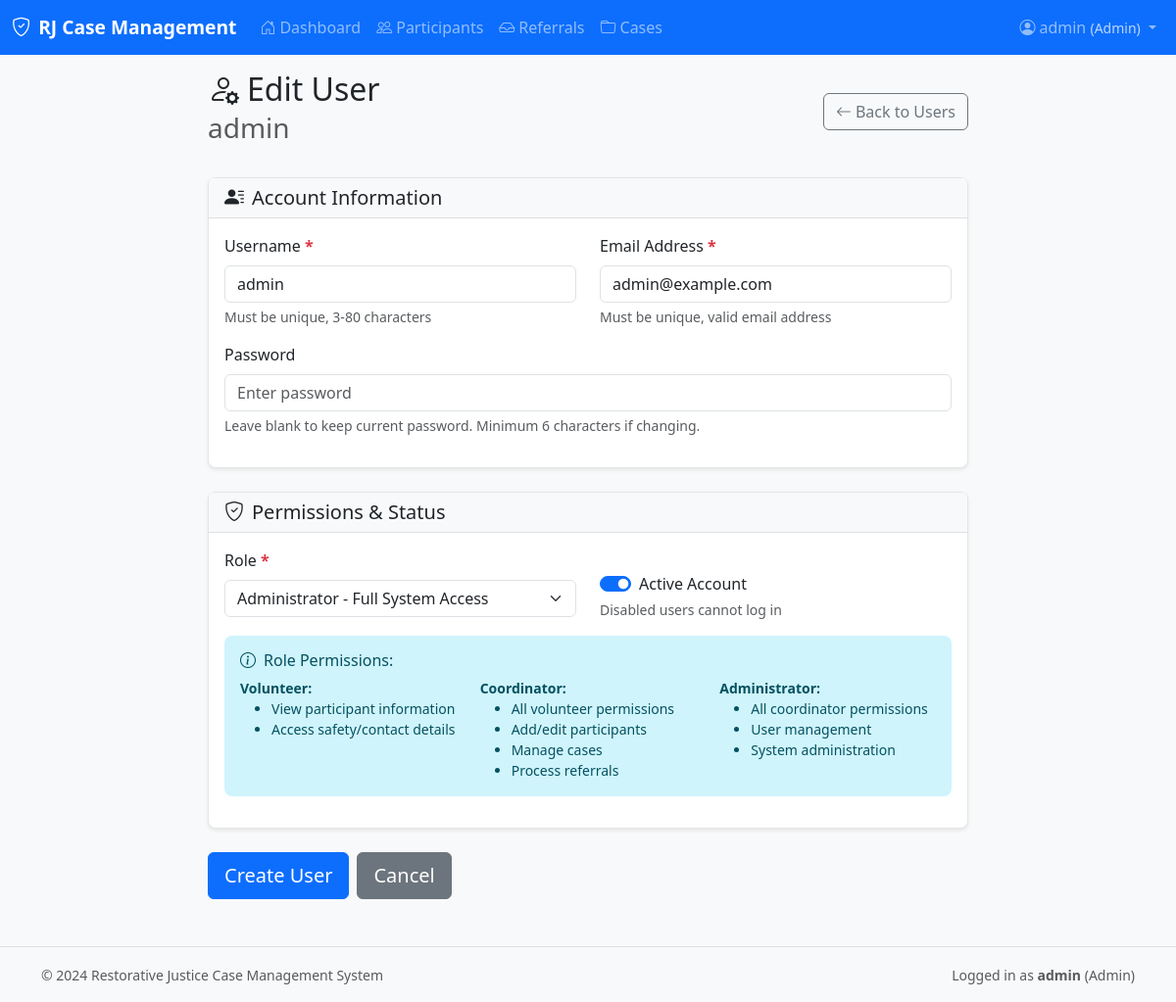
/user/1/edit (signed in), run on the app's committed database.
### models.py (models this page shows, shortened)
class User(UserMixin, db.Model):
    __tablename__ = 'users'
    id = db.Column(db.Integer, primary_key=True)
    username = db.Column(db.String(80), unique=True, nullable=False)
    email = db.Column(db.String(120), unique=True, nullable=False)
    password_hash = db.Column(db.String(255), nullable=False)
    role = db.Column(db.String(20), default='volunteer')  # volunteer, coordinator, admin
    created_at = db.Column(db.DateTime, default=datetime.utcnow)
    is_active = db.Column(db.Boolean, default=True)
    processed_referrals = db.relationship('Referral', backref='processor', lazy=True, foreign_keys='Referral.processed_by')
    @property
    def role_display(self):
        return self.role.title()

### app.py (the view, shortened to what this page needs)
@app.route('/user/<int:id>/edit', methods=['GET', 'POST'])
@login_required
@require_permission('admin')
def edit_user(id):
    user = User.query.get_or_404(id)
    form = NewUserForm(obj=user)
    form.password.validators = []  # Remove password requirement for editing
    return render_template('user_form.html', form=form, title='Edit User', user=user)

### forms.py (shortened to what this page needs)
class NewUserForm(FlaskForm):
    username = StringField('Username', validators=[DataRequired(), Length(min=3, max=80)],
                          render_kw={'placeholder': 'Enter username'})
    email = StringField('Email Address', validators=[DataRequired(), Email(), Length(max=120)],
                       render_kw={'placeholder': 'user@example.com'})
    password = PasswordField('Password', validators=[DataRequired(), Length(min=6)],
                           render_kw={'placeholder': 'Enter password'})
    role = SelectField('Role', validators=[DataRequired()], choices=[
        ('volunteer', 'Volunteer - View Only Access'),
        ('coordinator', 'Coordinator - Full Case Management'),
        ('admin', 'Administrator - Full System Access')
    ])
    is_active = BooleanField('Active Account', default=True)
    submit = SubmitField('Create User')

### app.py (called while the page is built)
@login_manager.user_loader
def load_user(user_id):
    return User.query.get(int(user_id))

def require_permission(permission_level):
    def decorator(f):
        @wraps(f)
        def decorated_function(*args, **kwargs):
            if not current_user.is_authenticated:
                return login_manager.unauthorized()
            permission_hierarchy = {
                'volunteer': 1,
                'coordinator': 2,
                'admin': 3
            }
            user_level = permission_hierarchy.get(current_user.role, 0)
            required_level = permission_hierarchy.get(permission_level, 999)
            if user_level < required_level:
                flash('You do not have permission to access this page.', 'danger')
                return redirect(url_for('dashboard'))
            return f(*args, **kwargs)
        return decorated_function
    return decorator

### templates/user_form.html (shortened to what this page needs)
{% extends "base.html" %}
{% block content %}
<div class="row">
    <div class="col-md-8 mx-auto">
        <div class="d-flex justify-content-between align-items-center mb-4">
            <h2>
                <i class="bi bi-person-gear me-2"></i>{{ title }}
                {% if user %}
                    <br><small class="text-muted">{{ user.username }}</small>
                {% endif %}
            </h2>
            <a href="{{ url_for('users') }}" class="btn btn-outline-secondary">
                <i class="bi bi-arrow-left me-1"></i>Back to Users
            </a>
        </div>
        <form method="POST">
            <div class="card">
                <div class="card-header">
                    <h5 class="mb-0"><i class="bi bi-person-lines-fill me-2"></i>Account Information</h5>
                </div>
                <div class="card-body">
                    <div class="row">
                        <div class="col-md-6 mb-3">
                            {{ form.username.label(class="form-label required") }}
                            {{ form.username(class="form-control" + (" is-invalid" if form.username.errors else "")) }}
                            <div class="form-text">Must be unique, 3-80 characters</div>
                        </div>
                        <div class="col-md-6 mb-3">
                            {{ form.email.label(class="form-label required") }}
                            {{ form.email(class="form-control" + (" is-invalid" if form.email.errors else "")) }}
                            <div class="form-text">Must be unique, valid email address</div>
                        </div>
                    </div>
                    <div class="mb-3">
                        {{ form.password.label(class="form-label" + (" required" if not user else "")) }}
                        {{ form.password(class="form-control" + (" is-invalid" if form.password.errors else "")) }}
                        <div class="form-text">
                            {% if user %}
                                Leave blank to keep current password. Minimum 6 characters if changing.
                            {% else %}
                                Minimum 6 characters. User will be able to change this after first login.
                            {% endif %}
                        </div>
                    </div>
                </div>
            </div>
            <div class="card mt-4">
                <div class="card-header">
                    <h5 class="mb-0"><i class="bi bi-shield-check me-2"></i>Permissions & Status</h5>
                </div>
                <div class="card-body">
                    <div class="row">
                        <div class="col-md-6 mb-3">
                            {{ form.role.label(class="form-label required") }}
                            {{ form.role(class="form-select" + (" is-invalid" if form.role.errors else "")) }}
                        </div>
                        <div class="col-md-6 mb-3">
                            <div class="form-check form-switch pt-4">
                                {{ form.is_active(class="form-check-input" + (" is-invalid" if form.is_active.errors else "")) }}
                                {{ form.is_active.label(class="form-check-label") }}
                            </div>
                            <div class="form-text">Disabled users cannot log in</div>
                        </div>
                    </div>
                    <div class="alert alert-info">
                        <h6><i class="bi bi-info-circle me-2"></i>Role Permissions:</h6>
                        <div class="row small">
                            <div class="col-md-4">
                                <strong>Volunteer:</strong>
                                <ul class="mb-0">
                                    <li>View participant information</li>
                                    <li>Access safety/contact details</li>
                                </ul>
                            </div>
                            <div class="col-md-4">
                                <strong>Coordinator:</strong>
                                <ul class="mb-0">
                                    <li>All volunteer permissions</li>
                                    <li>Add/edit participants</li>
                                    <li>Manage cases</li>
                                    <li>Process referrals</li>
                                </ul>
                            </div>
                            <div class="col-md-4">
                                <strong>Administrator:</strong>
                                <ul class="mb-0">
                                    <li>All coordinator permissions</li>
                                    <li>User management</li>
                                    <li>System administration</li>
                                </ul>
                            </div>
                        </div>
                    </div>
                </div>
            </div>
            <div class="mt-4 d-flex gap-2">
                {{ form.submit(class="btn btn-primary btn-lg") }}
                <a href="{{ url_for('users') }}" class="btn btn-secondary btn-lg">Cancel</a>
            </div>
        </form>
    </div>
</div>
{% endblock %}

### templates/base.html (shortened to what this page needs)
<!DOCTYPE html>
<html lang="en">
<head>
    <link href="https://cdnjs.cloudflare.com/ajax/libs/bootstrap/5.3.0/css/bootstrap.min.css" rel="stylesheet">
    <link href="https://cdnjs.cloudflare.com/ajax/libs/bootstrap-icons/1.10.0/font/bootstrap-icons.min.css" rel="stylesheet">
    <link href="{{ url_for('static', filename='css/style.css') }}" rel="stylesheet">
</head>
<body>
    <nav class="navbar navbar-expand-lg navbar-dark bg-primary">
        <div class="container-fluid">
            <a class="navbar-brand" href="{{ url_for('dashboard') }}">
                <i class="bi bi-shield-check me-2"></i>RJ Case Management
            </a>
            {% if current_user.is_authenticated %}
            <div class="collapse navbar-collapse" id="navbarNav">
                <ul class="navbar-nav me-auto">
                    <li class="nav-item">
                        <a class="nav-link {{ 'active' if request.endpoint == 'dashboard' }}"
                           href="{{ url_for('dashboard') }}">
                            <i class="bi bi-house-door me-1"></i>Dashboard
                        </a>
                    </li>
                    <li class="nav-item">
                        <a class="nav-link {{ 'active' if request.endpoint in ['participants', 'new_participant', 'participant_detail', 'edit_participant'] }}"
                           href="{{ url_for('participants') }}">
                            <i class="bi bi-people me-1"></i>Participants
                        </a>
                    </li>
                    {% if current_user.role in ['coordinator', 'admin'] %}
                    <li class="nav-item">
                        <a class="nav-link {{ 'active' if request.endpoint in ['referrals', 'referral_detail'] }}"
                           href="{{ url_for('referrals') }}">
                            <i class="bi bi-inbox me-1"></i>Referrals
                        </a>
                    </li>
                    {% endif %}
                    <li class="nav-item">
                        <a class="nav-link {{ 'active' if request.endpoint in ['cases', 'new_case', 'edit_case'] }}"
                           href="{{ url_for('cases') }}">
                            <i class="bi bi-folder me-1"></i>Cases
                        </a>
                    </li>
                </ul>
                <ul class="navbar-nav">
                    <li class="nav-item dropdown">
                        <a class="nav-link dropdown-toggle" href="#" role="button" data-bs-toggle="dropdown">
                            <i class="bi bi-person-circle me-1"></i>{{ current_user.username }}
                            <small class="text-light opacity-75">({{ current_user.role_display }})</small>
                        </a>
                    </li>
                </ul>
            </div>
            {% endif %}
        </div>
    </nav>
    <main class="container-fluid">
        {% block content %}{% endblock %}
    </main>
    <footer class="bg-light text-center text-muted py-3 mt-5">
        <div class="container">
            <div class="row">
                <div class="col-md-6 text-start">
                    <small>&copy; 2024 Restorative Justice Case Management System</small>
                </div>
                <div class="col-md-6 text-end">
                    <small>
                        {% if current_user.is_authenticated %}
                        Logged in as <strong>{{ current_user.username }}</strong> ({{ current_user.role_display }})
                        {% endif %}
                    </small>
                </div>
            </div>
        </div>
    </footer>
</body>
</html>

### static/css/style.css (style rules this page uses)
body { background-color: #f8f9fa; font-family: 'Segoe UI', Tahoma, Geneva, Verdana, sans-serif; }
.navbar-brand { font-weight: 600; font-size: 1.2rem; }
.card { box-shadow: 0 0.125rem 0.25rem rgba(0, 0, 0, 0.075); border: 1px solid rgba(0, 0, 0, 0.1); border-radius: 0.5rem; margin-bottom: 1rem; }
.card-header { background-color: #f8f9fa; border-bottom: 1px solid rgba(0, 0, 0, 0.1); font-weight: 600; }
.form-label.required::after { content: " *"; color: #dc3545; font-weight: bold; }
.btn { border-radius: 0.375rem; font-weight: 500; }
.alert { border: none; border-radius: 0.5rem; }
footer { border-top: 1px solid rgba(0, 0, 0, 0.1); margin-top: auto; }

### templates/user_form.html (style rules this page uses)
.form-label.required::after { content: " *"; color: #dc3545; }

### data on the page
User: username "admin", role_display "Admin", email "admin@example.com", role "Administrator - Full System Access", is_active "☑"

### other printed values
{{ title }} "Edit User"
